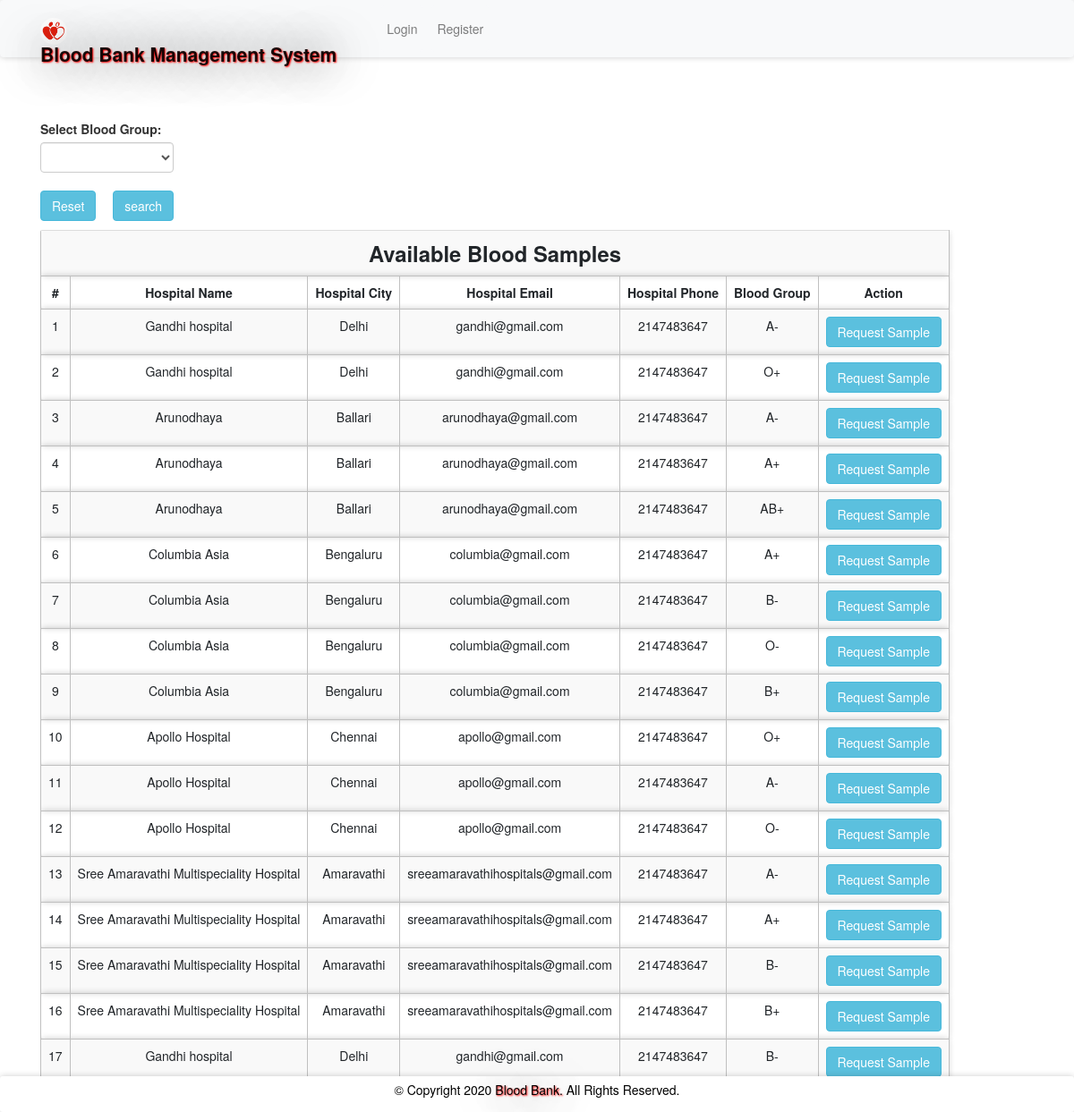
The app's page /abs.php with its own data.
### tables this page shows
CREATE TABLE `bloodinfo` (
  `bid` int(11) NOT NULL,
  `hid` int(11) NOT NULL,
  `bg` varchar(10) NOT NULL
);

CREATE TABLE `hospitals` (
  `id` int(11) NOT NULL,
  `hname` char(100) NOT NULL,
  `hemail` varchar(100) NOT NULL,
  `hpassword` varchar(100) NOT NULL,
  `hphone` int(100) NOT NULL,
  `hcity` char(100) NOT NULL
);

### message.php (called while the page is built, shortened)
<?php $counter=0; if(isset($_GET['msg'])) { ?>
	<div class="col-5 alert alert alert-success alert-dismissible fade show card" id="message">
		<button type="button" class="close" data-dismiss="alert" title="close">&times;</button><?php echo $_GET['msg'];?>
	</div>
<?php }?>

### abs.php (the view, shortened to what this page needs)
<?php
require 'file/connection.php';
if(isset($_GET['search'])){
    $searchKey = $_GET['search'];
    $sql = "select bloodinfo.*, hospitals.* from bloodinfo, hospitals where bloodinfo.hid=hospitals.id && bg='$searchKey'";
}else{
    $sql = "select bloodinfo.*, hospitals.* from bloodinfo, hospitals where bloodinfo.hid=hospitals.id";
}
$result = mysqli_query ($conn, $sql);
?>
<!DOCTYPE html>
<html>
<?php require 'head.php'; ?>
<body>
    <?php require 'header.php'; ?>
    <div class="container cont">
        <?php require 'message.php'; ?>
        <div class="row col-lg-8 col-md-8 col-sm-12 mb-3">
            <form method="get" action="" style="margin-top:-20px; ">
            <label class="font-weight-bolder">Select Blood Group:</label>
               <select name="search" class="form-control">
               <option><?php echo @$_GET['search']; ?></option>
               <option value="A+">A+</option>
               </select><br>
               <a href="abs.php" class="btn btn-info mr-4"> Reset</a>
               <input type="submit" name="submit" class="btn btn-info" value="search">
           </form>
        </div>
        <table class="table table-responsive table-striped rounded mb-5">
            <tr><th colspan="7" class="title">Available Blood Samples</th></tr>
            <tr>
                <th>#</th>
                <th>Hospital Name</th>
                <th>Hospital City</th>
                <th>Hospital Email</th>
                <th>Hospital Phone</th>
                <th>Blood Group</th>
                <th>Action</th>
            </tr>
        <?php while($row = mysqli_fetch_array($result)) { ?>
            <tr>
                <td><?php echo ++$counter;?></td>
                <td><?php echo $row['hname'];?></td>
                <td><?php echo ($row['hcity']); ?></td>
                <td><?php echo ($row['hemail']); ?></td>
                <td><?php echo ($row['hphone']); ?></td>
                <td><?php echo ($row['bg']); ?></td>
                <form action="file/request.php" method="post">
                <?php if (isset($_SESSION['hid'])) { ?>
                <td><a href="javascript:void(0);" class="btn btn-info hospital">Request Sample</a></td>
                <?php } else {(isset($_SESSION['rid']))  ?>
                <td><input type="submit" name="request" class="btn btn-info" value="Request Sample"></td>
                <?php } ?>
                </form>
            </tr>
        <?php } ?>
        </table>
    </div>
    <?php require 'footer.php' ?>
</body>

### head.php (shortened to what this page needs)
<head>
    <link rel="stylesheet" href="https://maxcdn.bootstrapcdn.com/bootstrap/4.5.0/css/bootstrap.min.css">
    <link rel="stylesheet" type="text/css" href="../library/css/bootstrap.min.css"/>
    <link href="css/style.css" rel="stylesheet"/>
</head>

### header.php (shortened to what this page needs)
<nav class="navbar navbar-expand-sm navbar-light bg-light sticky-top">
    <div class="container">
        <a class="navbar-brand" href="index.php"><img src="image/favicon.jpg" width="30" height="30" class="rounded-circle">Blood Bank Management System</a>
          <div class="collapse navbar-collapse" id="collapsibleNavbar">
        <?php if (isset($_SESSION['hid'])) { ?>
        <?php } elseif (isset($_SESSION['rid'])) { ?>
        <?php }  else { ?>
                    <ul class="navbar-nav ml-auto">
            <li class="nav-item">
                <a class="nav-link btn btn-light" href="login.php">Login</a>
            </li>
            <li class="nav-item">
                <a class="nav-link btn btn-light" href="register.php">Register</a>
            </li>
        </ul>
        <?php } ?>
       </div>
    </div>
</nav>

### footer.php (shortened to what this page needs)
<!DOCTYPE html>
<html>
<head>
</head>
<body>
<div class="footer">
  <p>© Copyright 2020<span id="demo"></span> <span class="brand">Blood Bank. </span> All Rights Reserved.
</footer></p>
</div>
</body>
</html>

### css/style.css (style rules this page uses)
.cont { padding-top: 40px; text-align: justify; font-size: 1em; }
.card ,nav, .footer,tr,video { border-radius: 3px; transition: all 200ms ease-out; box-shadow: 0px 0px 7px rgba(0, 0, 0, 0.2); }
tr,th,td { border:0.1px solid silver; text-align: center; }
.nav-item { margin-left: 10px; }
.navbar-brand { text-shadow: 1px 1px 2px red, 0 0 50px black, 0 0 5px white; font-weight: bold; font-size: 1.5em; }
.title { font-weight: bold; font-size: 1.7em; text-transform: capitalize; text-align: center; }
.brand { text-shadow: 1px 1px 2px red, 0 0 50px black, 0 0 5px white; }
.rounded-circle { margin-top: -2.5px; }
form { padding-top: 20px; }
a:link { text-decoration: none; }
.footer { padding: 14px; }

### abs.php (style rules this page uses)
body { background-size: cover; min-height: 0; height: 900px; }

### footer.php (style rules this page uses)
.footer { position: fixed; left: 0; bottom: 0; width: 100%; background-color: white; color: black; text-align: center; padding: 5px 0px 5px 0px; }

### records on screen
bloodinfo: hid.hname "Gandhi hospital", hid.hcity "Delhi", hid.hemail "gandhi@gmail.com", hid.hphone "2147483647", bg "A-"
bloodinfo: hid.hname "Gandhi hospital", hid.hcity "Delhi", hid.hemail "gandhi@gmail.com", hid.hphone "2147483647", bg "O+"
bloodinfo: hid.hname "Arunodhaya", hid.hcity "Ballari", hid.hemail "arunodhaya@gmail.com", hid.hphone "2147483647", bg "A-"
bloodinfo: hid.hname "Arunodhaya", hid.hcity "Ballari", hid.hemail "arunodhaya@gmail.com", hid.hphone "2147483647", bg "A+"
bloodinfo: hid.hname "Arunodhaya", hid.hcity "Ballari", hid.hemail "arunodhaya@gmail.com", hid.hphone "2147483647", bg "AB+"
bloodinfo: hid.hname "Columbia Asia", hid.hcity "Bengaluru", hid.hemail "columbia@gmail.com", hid.hphone "2147483647", bg "A+"
bloodinfo: hid.hname "Columbia Asia", hid.hcity "Bengaluru", hid.hemail "columbia@gmail.com", hid.hphone "2147483647", bg "B-"
bloodinfo: hid.hname "Columbia Asia", hid.hcity "Bengaluru", hid.hemail "columbia@gmail.com", hid.hphone "2147483647", bg "O-"
bloodinfo: hid.hname "Columbia Asia", hid.hcity "Bengaluru", hid.hemail "columbia@gmail.com", hid.hphone "2147483647", bg "B+"
bloodinfo: hid.hname "Apollo Hospital", hid.hcity "Chennai", hid.hemail "apollo@gmail.com", hid.hphone "2147483647", bg "O+"
bloodinfo: hid.hname "Apollo Hospital", hid.hcity "Chennai", hid.hemail "apollo@gmail.com", hid.hphone "2147483647", bg "A-"
bloodinfo: hid.hname "Apollo Hospital", hid.hcity "Chennai", hid.hemail "apollo@gmail.com", hid.hphone "2147483647", bg "O-"
bloodinfo: hid.hname "Sree Amaravathi Multispeciality Hospital", hid.hcity "Amaravathi", hid.hemail "sreeamaravathihospitals@gmail.com", hid.hphone "2147483647", bg "A-"
bloodinfo: hid.hname "Sree Amaravathi Multispeciality Hospital", hid.hcity "Amaravathi", hid.hemail "sreeamaravathihospitals@gmail.com", hid.hphone "2147483647", bg "A+"
bloodinfo: hid.hname "Sree Amaravathi Multispeciality Hospital", hid.hcity "Amaravathi", hid.hemail "sreeamaravathihospitals@gmail.com", hid.hphone "2147483647", bg "B-"
bloodinfo: hid.hname "Sree Amaravathi Multispeciality Hospital", hid.hcity "Amaravathi", hid.hemail "sreeamaravathihospitals@gmail.com", hid.hphone "2147483647", bg "B+"
bloodinfo: hid.hname "Gandhi hospital", hid.hcity "Delhi", hid.hemail "gandhi@gmail.com", hid.hphone "2147483647", bg "B-"
